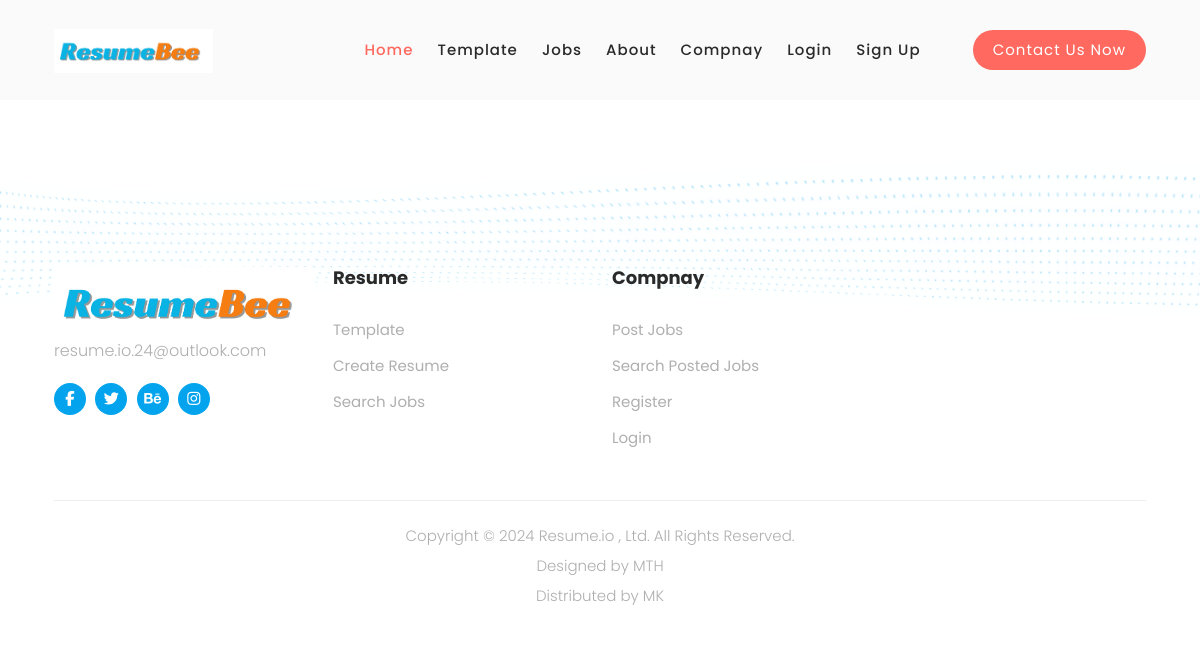
The app's page /job_details/1/, older data.
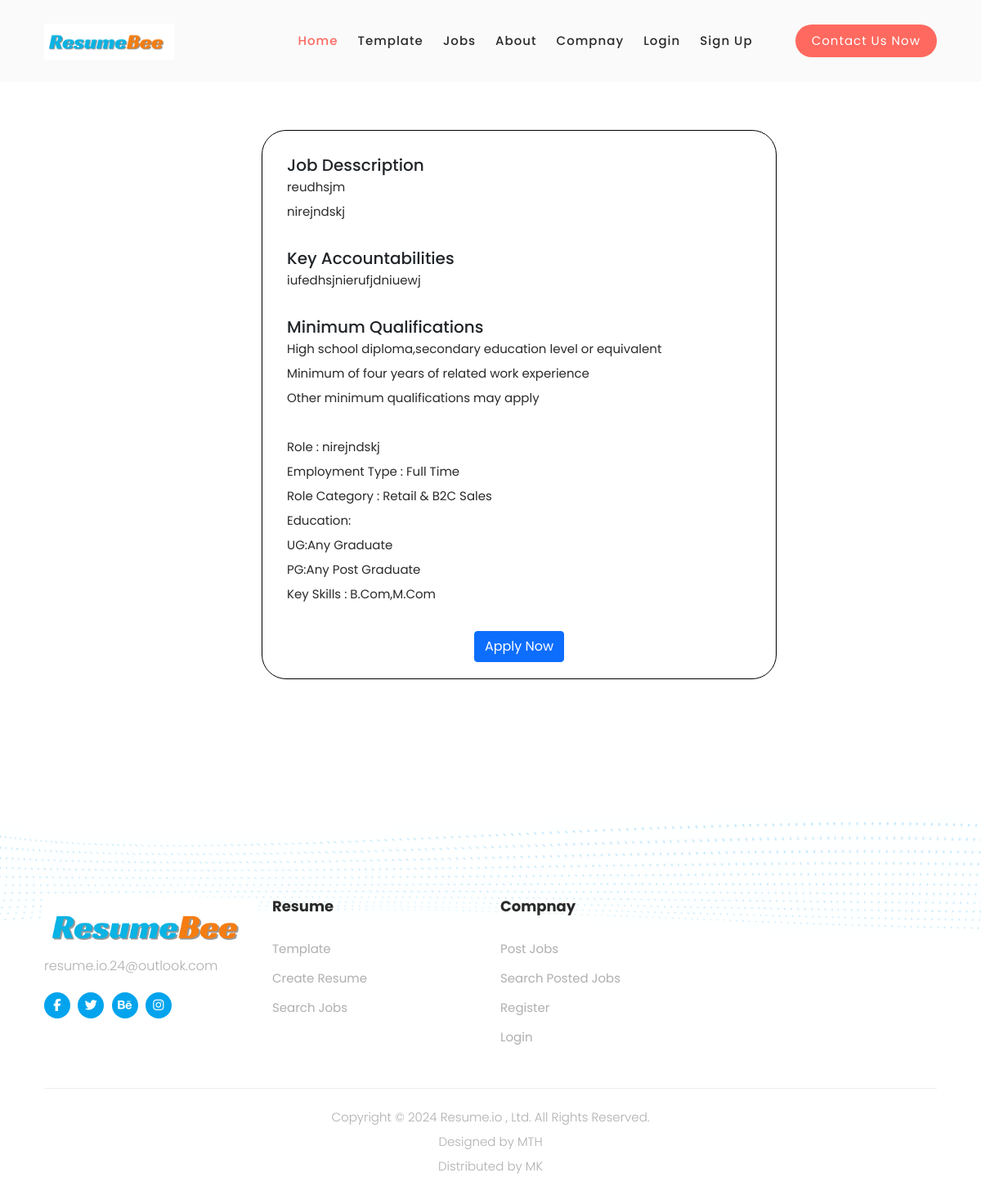
The same page, newer data.
### resume/models.py (models this page shows)
class job_vacancy(models.Model):
     jv_id = models.AutoField(primary_key=True,unique=True)
     jv_name = models.CharField(max_length=50,default="")
     jv_category = models.CharField(max_length=50,default="")
     jv_time = models.CharField(max_length=50,default="")
     jv_location = models.CharField(max_length=50,default="")
     jv_city = models.CharField(max_length=50,default="")
     jv_pincode = models.CharField(max_length=50,default="")
     jv_salary = models.CharField(max_length=50,default="none")
     jv_exprince = models.CharField(max_length=50, default="fresher")
     jv_function = models.CharField(max_length=50,default="")
     jv_description = models.TextField(max_length=100000,default="")
     jv_key_responsibilites = models.TextField(max_length=100000,default="")
     jv_requirements = models.TextField(max_length=100000,default="")
     c_id = models.ForeignKey(Company,on_delete=models.CASCADE,to_field='c_id')

### resume/views.py (the view)
# urls.py: path('job_details/<int:jv_id>/',views.job_details,name='job_details'),
def job_details(request,jv_id):
     job = job_vacancy.objects.filter(jv_id=jv_id)
     j={
          'job':job,
     }
     return render(request,'jobs_details.html',j);

### templates/jobs_details.html (shortened to what this page needs)
<!DOCTYPE html>
<html lang="en">
{% load static %}
<head>
    <link rel="stylesheet" href="https://cdnjs.cloudflare.com/ajax/libs/font-awesome/6.5.1/css/all.min.css"
 />
</head>
<body>
     {% include 'navbar.html'%}
    {% for i in job %}
    <div class="job">
        <div class="job1">
            <h5>Job Desscription</h5>
            <p>{{i.jv_name}}
            </p>
            <p>{{i.jv_category}}</p>
            </div>
        <div class="key">
            <h5>Key Accountabilities</h5>
            <p>{{i.jv_description}}</p>
        </div>
        <div class="qua">
            <h5>Minimum Qualifications</h5>
            <p>High school diploma,secondary education level or equivalent</p>
            <p>Minimum of four years of related work experience</p>
            <p>Other minimum qualifications may apply</p>
        </div>
        <div class="role">
            <p>Role : {{i.jv_category}}</p>
            <p>Employment Type : {{i.jv_time}}</p>
            <p>Role Category : Retail & B2C Sales</p>
            <p>Education:</p>
            <p>UG:Any Graduate</p>
            <p>PG:Any Post Graduate</p>
            <p>Key Skills : B.Com,M.Com</p>
        </div>
        <center><a  href="{% url 'apply' i.jv_id %}">
            <button class="b btn btn-primary"> Apply Now </button>
            </a>
    </div>
    {% endfor %}
    {% include 'footer.html'%}
</body>
</html>

Row changes from the older to the newer data that the page shows:
added job_vacancy: jv_name "reudhsjm", jv_category "nirejndskj", jv_description "iufedhsjnierufjdniuewj", jv_time "Full Time"
